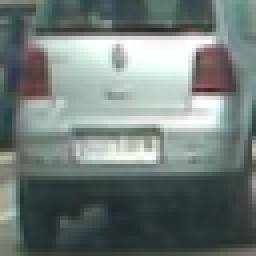
#> input picture test_images/car.png, 64 x 64 px (shown 4 times larger)
$ jupyter execute --allow-errors project.ipynb   (shell and % lines are left out)   (older library calls are emulated)
#> lines starting #> are read from the running program, lines starting #| are printed output that depends on the picture
### Import Packages

[cell 1]
import matplotlib.image as mpimg # 0 to 1
import matplotlib.pyplot as plt
import numpy as np
import cv2 # 0 to 255
import glob
import time
import pickle
from sklearn.svm import LinearSVC
from sklearn.preprocessing import StandardScaler
from skimage.feature import hog
# NOTE: the next import is only valid for scikit-learn version <= 0.17
# for scikit-learn >= 0.18 use:
# from sklearn.model_selection import train_test_split
from sklearn.cross_validation import train_test_split
from sklearn.utils import shuffle
from scipy.ndimage.measurements import label
from collections import deque

### Define Functions

[cell 2]
# Define a function to return HOG features and visualization
def convert_color(img, conv='RGB2YCrCb'): # (0, 255)
    if conv == 'RGB2YCrCb':
        return cv2.cvtColor(img, cv2.COLOR_RGB2YCrCb)
    if conv == 'BGR2YCrCb':
        return cv2.cvtColor(img, cv2.COLOR_BGR2YCrCb)
    if conv == 'RGB2LUV':
        return cv2.cvtColor(img, cv2.COLOR_RGB2LUV)

def get_hog_features(img, orient, pix_per_cell, cell_per_block,
                        vis=False, feature_vec=True):
    # Call with two outputs if vis==True
    if vis == True:
        features, hog_image = hog(img, orientations=orient,
                                  pixels_per_cell=(pix_per_cell, pix_per_cell),
                                  cells_per_block=(cell_per_block, cell_per_block),
                                  transform_sqrt=True,
                                  visualise=vis, feature_vector=feature_vec)
        return features, hog_image
    # Otherwise call with one output
    else:
        features = hog(img, orientations=orient,
                       pixels_per_cell=(pix_per_cell, pix_per_cell),
                       cells_per_block=(cell_per_block, cell_per_block),
                       transform_sqrt=True,
                       visualise=vis, feature_vector=feature_vec)
        return features

# Define a function to compute binned color features
# [18 lines left out: functions bin_spatial, color_hist, not called in this run]

# Define a function to extract features from a list of images
# Have this function call bin_spatial() and color_hist()
def extract_features(imgs, color_space='RGB', spatial_size=(32, 32), # (0, 255)
                        hist_bins=32, orient=9,
                        pix_per_cell=8, cell_per_block=2, hog_channel=0,
                        spatial_feat=True, hist_feat=True, hog_feat=True):
    # Create a list to append feature vectors to
    features = []
    # Iterate through the list of images
    for file in imgs:
        file_features = []
        # Read in each one by one
        image = mpimg.imread(file)
        # apply color conversion if other than 'RGB'
        if color_space != 'RGB':
            if color_space == 'HSV':
                feature_image = cv2.cvtColor(image, cv2.COLOR_RGB2HSV)
            elif color_space == 'LUV':
                feature_image = cv2.cvtColor(image, cv2.COLOR_RGB2LUV)
            elif color_space == 'HLS':
                feature_image = cv2.cvtColor(image, cv2.COLOR_RGB2HLS)
            elif color_space == 'YUV':
                feature_image = cv2.cvtColor(image, cv2.COLOR_RGB2YUV)
            elif color_space == 'YCrCb':
                feature_image = cv2.cvtColor(image, cv2.COLOR_RGB2YCrCb)
        else: feature_image = np.copy(image)

        if spatial_feat == True:
            spatial_features = bin_spatial(feature_image, size=spatial_size)
            file_features.append(spatial_features)
        if hist_feat == True:
            # Apply color_hist()
            hist_features = color_hist(feature_image, nbins=hist_bins)
            file_features.append(hist_features)
        if hog_feat == True:
        # Call get_hog_features() with vis=False, feature_vec=True
            if hog_channel == 'ALL':
                hog_features = []
                for channel in range(feature_image.shape[2]):
                    hog_features.append(get_hog_features(feature_image[:,:,channel],
                                        orient, pix_per_cell, cell_per_block,
                                        vis=False, feature_vec=True))
                hog_features = np.ravel(hog_features)
            else:
                hog_features = get_hog_features(feature_image[:,:,hog_channel], orient,
                            pix_per_cell, cell_per_block, vis=False, feature_vec=True)
            # Append the new feature vector to the features list
            file_features.append(hog_features)
        features.append(np.concatenate(file_features))
    # Return list of feature vectors
    return features

# Define a function that takes an image,
# start and stop positions in both x and y,
# window size (x and y dimensions),
# and overlap fraction (for both x and y)
def slide_window(img, x_start_stop=[None, None], y_start_stop=[None, None],
                    xy_window=(64, 64), xy_overlap=(0.5, 0.5)):
    # If x and/or y start/stop positions not defined, set to image size
    if x_start_stop[0] == None:
        x_start_stop[0] = 0
    if x_start_stop[1] == None:
        x_start_stop[1] = img.shape[1]
    if y_start_stop[0] == None:
        y_start_stop[0] = 0
    if y_start_stop[1] == None:
        y_start_stop[1] = img.shape[0]
    # Compute the span of the region to be searched
    xspan = x_start_stop[1] - x_start_stop[0]
    yspan = y_start_stop[1] - y_start_stop[0]
    # Compute the number of pixels per step in x/y
    nx_pix_per_step = np.int(xy_window[0]*(1 - xy_overlap[0]))
    ny_pix_per_step = np.int(xy_window[1]*(1 - xy_overlap[1]))
    # Compute the number of windows in x/y
    nx_buffer = np.int(xy_window[0]*(xy_overlap[0]))
    ny_buffer = np.int(xy_window[1]*(xy_overlap[1]))
    nx_windows = np.int((xspan-nx_buffer)/nx_pix_per_step)
    ny_windows = np.int((yspan-ny_buffer)/ny_pix_per_step)
    # Initialize a list to append window positions to
    window_list = []
    # Loop through finding x and y window positions
    # Note: you could vectorize this step, but in practice
    # you'll be considering windows one by one with your
    # classifier, so looping makes sense
    for ys in range(ny_windows):
        for xs in range(nx_windows):
            # Calculate window position
            startx = xs*nx_pix_per_step + x_start_stop[0]
            endx = startx + xy_window[0]
            starty = ys*ny_pix_per_step + y_start_stop[0]
            endy = starty + xy_window[1]

            # Append window position to list
            window_list.append(((startx, starty), (endx, endy)))
    # Return the list of windows
    return window_list

# Define a function to draw bounding boxes
# [160 lines left out: functions draw_boxes, single_img_features, search_windows, find_cars, not called in this run]

# Multiple Detections & False Positives
def add_heat(heatmap, bbox_list):
    # Iterate through list of bboxes
    for box in bbox_list:
        # Add += 1 for all pixels inside each bbox
        # Assuming each "box" takes the form ((x1, y1), (x2, y2))
        heatmap[box[0][1]:box[1][1], box[0][0]:box[1][0]] += 1

    # Return updated heatmap
    return heatmap# Iterate through list of bboxes

def apply_threshold(heatmap, threshold):
    # Zero out pixels below the threshold
    heatmap[heatmap < threshold] = 0
    return heatmap

def draw_labeled_bboxes(img, labels):
    '''
    from scipy.ndimage.measurements import label
    labels = label(heatmap)
    '''
    bbox_list = []
    # Iterate through all detected cars
    for car_number in range(1, labels[1]+1):
        # Find pixels with each car_number label value
        nonzero = (labels[0] == car_number).nonzero()
        # Identify x and y values of those pixels
        nonzeroy = np.array(nonzero[0])
        nonzerox = np.array(nonzero[1])
        # Define a bounding box based on min/max x and y
        bbox = ((np.min(nonzerox), np.min(nonzeroy)), (np.max(nonzerox), np.max(nonzeroy)))

        if abs(bbox[1][1] - bbox[0][1]) <= abs(bbox[1][0] - bbox[0][0]):
            if abs(bbox[1][1] - bbox[0][1]) < 40 or abs(bbox[1][0] - bbox[0][0]) < 40: # set at 80
                pass
            else:
                cv2.rectangle(img, bbox[0], bbox[1], (0,0,255), 6)
                bbox_list.append(bbox)
        else: pass

    return img, bbox_list

def multiple_window_search(image, x_start_stop, y_start_stop):
    '''
    import slide_window, search_windows, draw_boxes
    '''
    window_sizes = np.arange(96, y_start_stop[1]-y_start_stop[0]-32, 32)

    draw_image = np.copy(image)

    all_windows = []
    for sz in window_sizes:

        windows = slide_window(image, x_start_stop=x_start_stop, y_start_stop=y_start_stop,
                               xy_window=(sz, sz), xy_overlap=(0.75, 0.75))

        hot_windows = search_windows(image, windows, svc, X_scaler, color_space=color_space,
                                     spatial_size=spatial_size, hist_bins=hist_bins,
                                     orient=orient, pix_per_cell=pix_per_cell,
                                     cell_per_block=cell_per_block,
                                     hog_channel=hog_channel, spatial_feat=spatial_feat,
                                     hist_feat=hist_feat, hog_feat=hog_feat)

        draw_image = draw_boxes(draw_image, hot_windows, color=(0, 0, 255), thick=6)

        all_windows.extend(hot_windows)

    return draw_image, all_windows

[cell 3]
car_image = mpimg.imread('test_images/car.png')
#> car_image is the input picture: shape (64, 64, 3) float32; mean R, G, B 0.444, 0.486, 0.473
noncar_image = mpimg.imread('test_images/road.png')
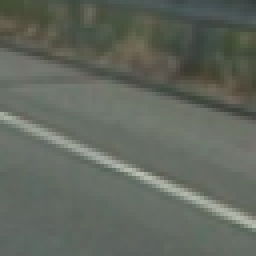
#> input picture test_images/road.png, 64 x 64 px (shown 4 times larger)
#> noncar_image is the input picture: shape (64, 64, 3) float32; mean R, G, B 0.383, 0.405, 0.368
car_image = convert_color(car_image)
#> in convert_color, `return cv2.cvtColor(img, cv2.COLOR_RGB2YCrCb)`: returned value: shape (64, 64, 3) float32; mean of channels 0, 1, 2 0.472, 0.48, 0.501
noncar_image = convert_color(noncar_image)
#> in convert_color (call 2), `return cv2.cvtColor(img, cv2.COLOR_RGB2YCrCb)`: returned value: shape (64, 64, 3) float32; mean of channels 0, 1, 2 0.394, 0.492, 0.485
_, car_hog_c1 = get_hog_features(car_image[:,:,0], orient=8, pix_per_cell=16, cell_per_block=2, vis=True, feature_vec=True)
#> in get_hog_features, `features, hog_image = hog(img, orientations=orient, pixels_per_cell=(p..`: features = 288 values, max 0.398 at index 227, min 0.0103 at index 86, mean 0.14
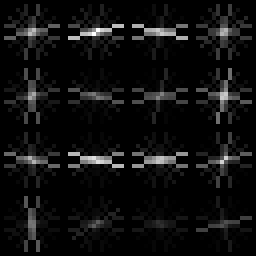
#> car_hog_c1: shape (64, 64) float32 (shown 4 times larger); min 0, max 0.0699, mean 0.00408; drawn with min black and max white
_, car_hog_c2 = get_hog_features(car_image[:,:,1], orient=8, pix_per_cell=16, cell_per_block=2, vis=True, feature_vec=True)
#> call 2 of get_hog_features, with orient = 8, pix_per_cell = 16, cell_per_block = 2, vis = True, feature_vec = True
#> in get_hog_features (call 2), `features, hog_image = hog(img, orientations=orient, pixels_per_cell=(p..`: features = 288 values, max 0.285 at index 96, min 0.0295 at index 71, mean 0.162
#> in get_hog_features (call 2), `features, hog_image = hog(img, orientations=orient, pixels_per_cell=(p..`:
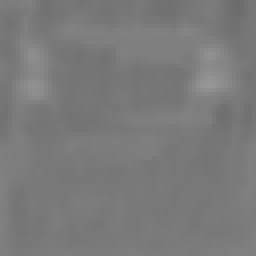
#> img: shape (64, 64) float32 (shown 4 times larger); min 0.423, max 0.596, mean 0.48
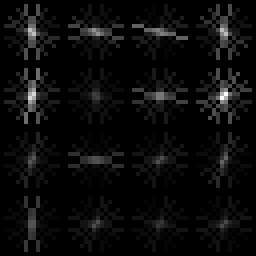
#> car_hog_c2: shape (64, 64) float32 (shown 4 times larger); min 0, max 0.0098, mean 0.000422; drawn with min black and max white
_, car_hog_c3 = get_hog_features(car_image[:,:,2], orient=8, pix_per_cell=16, cell_per_block=2, vis=True, feature_vec=True)
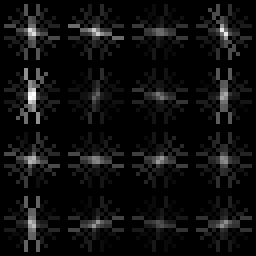
#> car_hog_c3: shape (64, 64) float32 (shown 4 times larger); min 0, max 0.00375, mean 0.000217; drawn with min black and max white
_, noncar_hog_c1 = get_hog_features(noncar_image[:,:,0], orient=8, pix_per_cell=16, cell_per_block=2, vis=True, feature_vec=True)
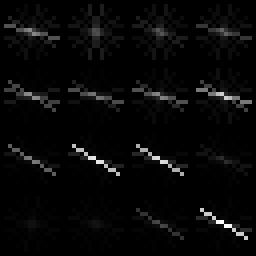
#> noncar_hog_c1: shape (64, 64) float32 (shown 4 times larger); min 0, max 0.0524, mean 0.0016; drawn with min black and max white
_, noncar_hog_c2 = get_hog_features(noncar_image[:,:,1], orient=8, pix_per_cell=16, cell_per_block=2, vis=True, feature_vec=True)
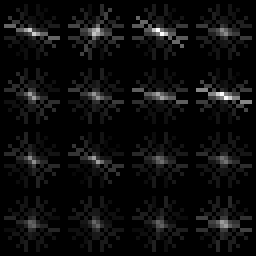
#> noncar_hog_c2: shape (64, 64) float32 (shown 4 times larger); min 0, max 0.00404, mean 0.000204; drawn with min black and max white
_, noncar_hog_c3 = get_hog_features(noncar_image[:,:,2], orient=8, pix_per_cell=16, cell_per_block=2, vis=True, feature_vec=True)
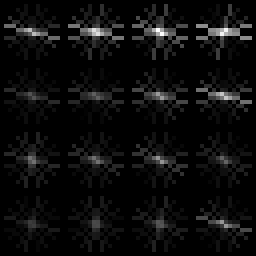
#> noncar_hog_c3: shape (64, 64) float32 (shown 4 times larger); min 0, max 0.00329, mean 0.000158; drawn with min black and max white
# Visualize
f, ((ax1, ax2, ax3, ax4), (bx1, bx2, bx3, bx4)) = plt.subplots(2, 4, figsize=(15,15))
ax1.imshow(car_image)
ax1.set_title('Car', fontsize=10)
ax2.imshow(car_hog_c1)
ax2.set_title('HOG Channel1', fontsize=10)
ax3.imshow(car_hog_c2)
ax3.set_title('HOG Channel2', fontsize=10)
ax4.imshow(car_hog_c3)
ax4.set_title('HOG Channel3', fontsize=10)
bx1.imshow(noncar_image)
bx1.set_title('Non-Car', fontsize=10)
bx2.imshow(noncar_hog_c1)
bx2.set_title('HOG Channel1', fontsize=10)
bx3.imshow(noncar_hog_c2)
bx3.set_title('HOG Channel2', fontsize=10)
bx4.imshow(noncar_hog_c3)
bx4.set_title('HOG Channel3', fontsize=10)
f.tight_layout()
print('color space=YCrCb, orient=8, pix per cell=16, cell per block=2')

### Train the Model

[cell 4]
# Read in cars and notcars
notcars = glob.glob('non-vehicles/*.png')
cars = glob.glob('vehicles/*.png')

[cell 5]
# Tweak these parameters and see how the results change.
color_space = 'YCrCb' # Can be RGB, HSV, LUV, HLS*, YUV-, YCrCb
orient = 12  # HOG orientations
pix_per_cell = 16 # HOG pixels per cell
cell_per_block = 2 # HOG cells per block
hog_channel = 'ALL' # Can be 0, 1, 2, or "ALL"
spatial_size = (16, 16) # Spatial binning dimensions
hist_bins = 16    # Number of histogram bins
spatial_feat = True # Spatial features on or off
hist_feat = True # Hist8gram features on or off
hog_feat = True # HOG features on or off
x_start_stop = [None, None]
y_start_stop = [400, 580] # Min and max in y to search in slide_window()

[cell 6]
# Extract features I
car_features = extract_features(cars, color_space=color_space,
                        spatial_size=spatial_size, hist_bins=hist_bins,
                        orient=orient, pix_per_cell=pix_per_cell,
                        cell_per_block=cell_per_block,
                        hog_channel=hog_channel, spatial_feat=spatial_feat,
                        hist_feat=hist_feat, hog_feat=hog_feat)
notcar_features = extract_features(notcars, color_space=color_space,
                        spatial_size=spatial_size, hist_bins=hist_bins,
                        orient=orient, pix_per_cell=pix_per_cell,
                        cell_per_block=cell_per_block,
                        hog_channel=hog_channel, spatial_feat=spatial_feat,
                        hist_feat=hist_feat, hog_feat=hog_feat)

[cell 7]
X = np.vstack((car_features, notcar_features)).astype(np.float64)

# Fit a per-column scaler
#> (the rest of this cell did not finish here and is left out)

#> (a cell that did not finish here is left out)

[cell 9]
# Use a linear SVC
svc = LinearSVC(penalty='l2', C=0.0001)
#C, gamma, kernel affect overfitting
#larger C: get training points correct
#larger gamma: closer points to the boundary are more influential
# Check the training time for the SVC
t=time.time()
#> (the rest of this cell did not finish here and is left out)

[cell 10]
# Create a dictionary for all fine-tuned parameters
dist_pickle = {}
dist_pickle["svc"] = svc
#> (the rest of this cell did not finish here and is left out)

### Hog Sub-Sampling Window Search

[cell 11]
image = mpimg.imread('test_images/test6.jpg')
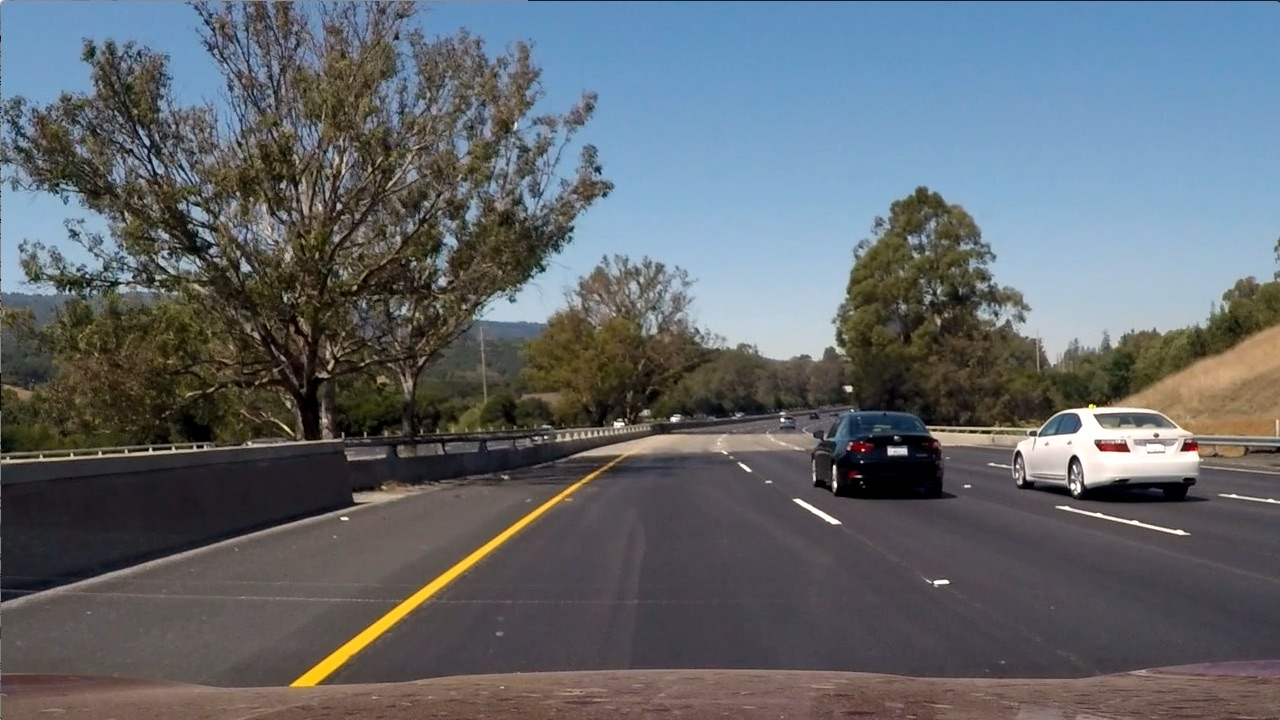
#> input picture test_images/test6.jpg, 1280 x 720 px
#> image is the input picture: shape (720, 1280, 3); mean R, G, B 97, 102.6, 107.9
draw_image = np.copy(image)

[cell 12]
# Uncomment the following line if you extracted training
# data from .png images (scaled 0 to 1 by mpimg) and the
# image you are searching is a .jpg (scaled 0 to 255)
image = image.astype(np.float32)/255

windows = slide_window(image, x_start_stop=[None, None], y_start_stop=y_start_stop,
                    xy_window=(100, 100), xy_overlap=(0.75, 0.75))
#> windows = 192 items

#> (the rest of this cell did not finish here and is left out)

[cell 13]
bbox_tag = "bbox_pickle.p"
#> (the rest of this cell did not finish here and is left out)

[cell 14]
y_start = np.arange(385, 450, 15)
nset = len(y_start)
window_list = []
#> (the rest of this cell did not finish here and is left out)

[cell 15]
scale_idx = [1.0, 1.2, 1.5, 1.8, 2.0, 2.2, 2.5, 2.8, 3.0]
ystart_idx = np.arange(385, 450, 15)
ystop = 600
window_list = []
#> (the rest of this cell did not finish here and is left out)

[cell 16]
# Save the box list
bbox_tag = "bbox_pickle.p"
with open(bbox_tag, 'wb') as f:
    pickle.dump(window_list, f)

#> (a cell that did not finish here is left out)

### Multiple Detection and False Positive

[cell 18]
# Read in image similar to one shown above
image = mpimg.imread('test_images/test6.jpg')
image = image.astype(np.float32)/255

[cell 19]
bbox_list = pickle.load(open("bbox_pickle.p", "rb" ))

[cell 20]
heat = np.zeros_like(image[:,:,0]).astype(np.float)

# Add heat to each box in box list
heat = add_heat(heat, bbox_list)
#> after the loop in add_heat, `for box in bbox_list:`: heatmap: shape (720, 1280) float64; every value is 0

# Apply threshold to help remove false positives
heat = apply_threshold(heat, 8)

# Visualize the heatmap when displaying
heatmap = np.clip(heat, 0, 255)

# Find final boxes from heatmap using label function
labels = label(heatmap)

draw_img, bbox_saved = draw_labeled_bboxes(np.copy(image), labels)
#> after the loop in draw_labeled_bboxes, `for car_number in range(1, labels[1]+1):`: bbox_list = []
#> bbox_saved = []

[cell 21]
# Visualize
f, (ax1, ax2) = plt.subplots(1, 2, figsize=(15,30))
ax1.imshow(heatmap)
ax1.set_title('Car Positions', fontsize=10)
ax2.imshow(draw_img)
ax2.set_title('Heat Map', fontsize=10)
print('Test image 05')

### Tracking Pipeline

[cell 22]
class Box():
    def __init__(self):
        # Save the box list of the previous clip
        self.count = 0
        self.add_len = []
        self.preframe = []
        self.record = {}

[cell 23]
def pipeline(image):

    # Duplicate the image
    draw_image = np.copy(image)

    image = image.astype(np.float32)/255

    # Load parameters
    dist_pickle = pickle.load(open(file_tag, "rb" ))

    # Read in parameters
    svc = dist_pickle["svc"]
    X_scaler = dist_pickle["scaler"]
    orient = dist_pickle["orient"]
    pix_per_cell = dist_pickle["pix_per_cell"]
    cell_per_block = dist_pickle["cell_per_block"]
    spatial_size = dist_pickle["spatial_size"]
    hist_bins = dist_pickle["hist_bins"]
    color_space = dist_pickle["color_space"]
    hog_channel = dist_pickle["hog_channel"]
    spatial_feat = dist_pickle["spatial_feat"]
    hist_feat = dist_pickle["hist_feat"]
    hog_feat = dist_pickle["hog_feat"]
    #y_start_stop = dist_pickle["y_start_stop"]

    # change the starting point of y
    ystart_idx = np.arange(385, 460, 15) # the start point matters
    ystop = 600

    # change the scale
    scale_idx = [1.0, 1.2, 1.5, 1.8, 2.0, 2.2, 2.5]

    window_list = []
    all_list = []
    for scale in scale_idx:
        for ystart in ystart_idx:

            #y_start_stop = [ystart, ystop]
            #window_img, single_list = multiple_window_search(image, x_start_stop=x_start_stop, y_start_stop=y_start_stop)
            draw_img, single_list = find_cars(draw_image, ystart, ystop, scale, svc, X_scaler, orient, pix_per_cell, cell_per_block, spatial_size, hist_bins)
            #draw_img, single_list = multiple_window_search(draw_image, x_start_stop=x_start_stop, y_start_stop=y_start_stop)
            window_list.extend(single_list)

        #3) Remove multiple detection and false detection
        heat_loop = np.zeros_like(image[:,:,0]).astype(np.float)

        # Add heat to each box in box list
        heat_loop = add_heat(heat_loop, window_list)
        heat_loop = apply_threshold(heat_loop, 3)

        # Visualize the heatmap when displaying
        heatmap_loop = np.clip(heat_loop, 0, 255)

        # Find final boxes from heatmap using label function
        labels_loop = label(heatmap_loop)
        _, bbox_temp = draw_labeled_bboxes(np.copy(draw_image), labels_loop)

        all_list.extend(bbox_temp)


    # Record the boxes in the preivous n frames
    history.extend(all_list)

    # Track a moving object in the continuous images
    #bbox_list = window_list + prelabels.preframe

    #3) Remove multiple detection and false detection
    heat = np.zeros_like(image[:,:,0]).astype(np.float)

    # Add heat to each box in box list
    heat = add_heat(heat, history)
    heat = apply_threshold(heat, 6)

    # Visualize the heatmap when displaying
    heatmap = np.clip(heat, 0, 255)

    # Find final boxes from heatmap using label function
    #labels = label(heatmap)
    labels = label(heatmap)
    draw_img, bbox_saved = draw_labeled_bboxes(np.copy(draw_image), labels)

    prelabels.count += 1

    if prelabels.count <= 15:  # add 2
        prelabels.add_len.append(len(bbox_saved))
        prelabels.preframe.extend(bbox_saved)
    else:
        prelabels.preframe[prelabels.add_len[0]:].extend(bbox_saved)
        prelabels.add_len[1:].append(len(bbox_saved))

    prelabels.record[prelabels.count] = bbox_saved

    return draw_img

[cell 24]
prelabels = Box()
history = deque(maxlen = 13)
#> (the rest of this cell did not finish here and is left out)

[cell 25]
# Import packages needed to edit/save/watch video clips
from moviepy.editor import VideoFileClip
from IPython.display import HTML

[cell 26]
### pix_per_cell = 16, orient = 12
prelabels = Box()
history = deque(maxlen = 13)
detection_output = 'project_video_test_sub.mp4'
#> (the rest of this cell did not finish here and is left out)

[cell 27]
saved_record = prelabels
# Save the box list
bbox_set = "bbox_set_03.p"
with open(bbox_set, 'wb') as f:
    pickle.dump(saved_record.record, f)

[cell 28]
# ===================================================================================

[cell 29]
with open("bbox_set_01.p", 'rb') as f:
#> (reads bbox_set_01.p from the repository)
    saved_record1 = pickle.load(f)
with open("bbox_set_02.p", 'rb') as f:
#> (reads bbox_set_02.p from the repository)
